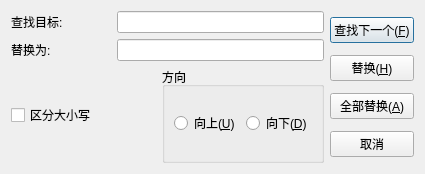
<?xml version="1.0" encoding="UTF-8"?>
<ui version="4.0">
 <class>ReplaceDialog</class>
 <widget class="QDialog" name="ReplaceDialog">
  <property name="geometry">
   <rect>
    <x>0</x>
    <y>0</y>
    <width>425</width>
    <height>174</height>
   </rect>
  </property>
  <property name="maximumSize">
   <size>
    <width>425</width>
    <height>176</height>
   </size>
  </property>
  <property name="windowTitle">
   <string>替换</string>
  </property>
  <layout class="QHBoxLayout" name="horizontalLayout_5">
   <item>
    <layout class="QVBoxLayout" name="verticalLayout_3">
     <item>
      <layout class="QVBoxLayout" name="verticalLayout_2">
       <item>
        <layout class="QHBoxLayout" name="horizontalLayout">
         <item>
          <widget class="QLabel" name="label">
           <property name="minimumSize">
            <size>
             <width>100</width>
             <height>0</height>
            </size>
           </property>
           <property name="text">
            <string>查找目标:</string>
           </property>
          </widget>
         </item>
         <item>
          <widget class="QLineEdit" name="searchText"/>
         </item>
        </layout>
       </item>
       <item>
        <layout class="QHBoxLayout" name="horizontalLayout_2">
         <item>
          <widget class="QLabel" name="label_2">
           <property name="minimumSize">
            <size>
             <width>100</width>
             <height>0</height>
            </size>
           </property>
           <property name="text">
            <string>替换为:</string>
           </property>
          </widget>
         </item>
         <item>
          <widget class="QLineEdit" name="targetText"/>
         </item>
        </layout>
       </item>
      </layout>
     </item>
     <item>
      <layout class="QHBoxLayout" name="horizontalLayout_4">
       <item>
        <widget class="QCheckBox" name="cbCaseSensetive">
         <property name="text">
          <string>区分大小写</string>
         </property>
        </widget>
       </item>
       <item>
        <widget class="QGroupBox" name="groupBox">
         <property name="title">
          <string>方向</string>
         </property>
         <layout class="QHBoxLayout" name="horizontalLayout_3">
          <item>
           <widget class="QRadioButton" name="rbUp">
            <property name="text">
             <string>向上(&amp;U)</string>
            </property>
           </widget>
          </item>
          <item>
           <widget class="QRadioButton" name="rbDown">
            <property name="text">
             <string>向下(&amp;D)</string>
            </property>
           </widget>
          </item>
         </layout>
        </widget>
       </item>
      </layout>
     </item>
    </layout>
   </item>
   <item>
    <layout class="QVBoxLayout" name="verticalLayout">
     <item>
      <widget class="QPushButton" name="btFindNext">
       <property name="text">
        <string>查找下一个(&amp;F)</string>
       </property>
      </widget>
     </item>
     <item>
      <widget class="QPushButton" name="btReplace">
       <property name="text">
        <string>替换(&amp;H)</string>
       </property>
      </widget>
     </item>
     <item>
      <widget class="QPushButton" name="btReplaceAll">
       <property name="text">
        <string>全部替换(&amp;A)</string>
       </property>
      </widget>
     </item>
     <item>
      <widget class="QPushButton" name="btCancel">
       <property name="text">
        <string>取消</string>
       </property>
      </widget>
     </item>
    </layout>
   </item>
  </layout>
 </widget>
 <resources/>
 <connections/>
</ui>
